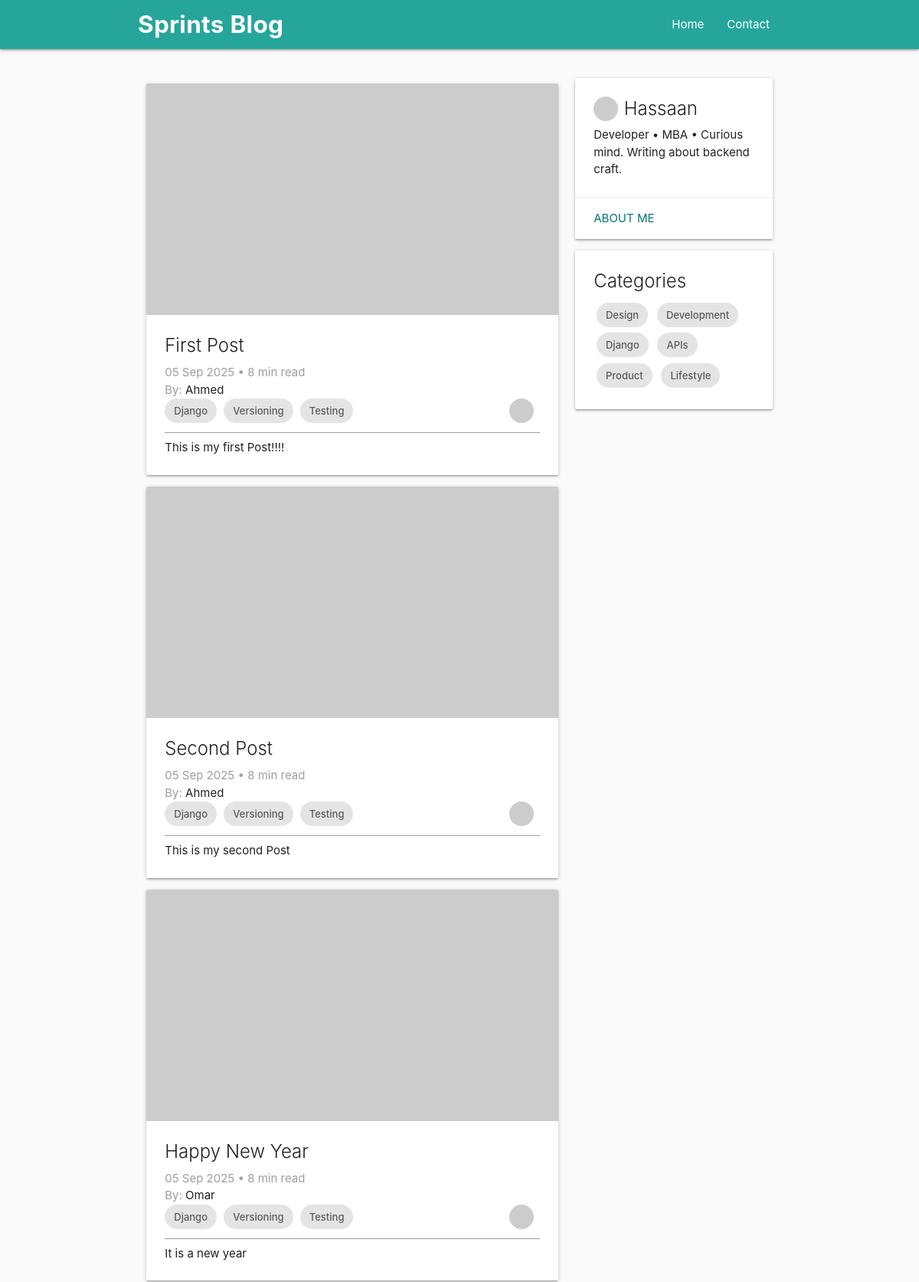
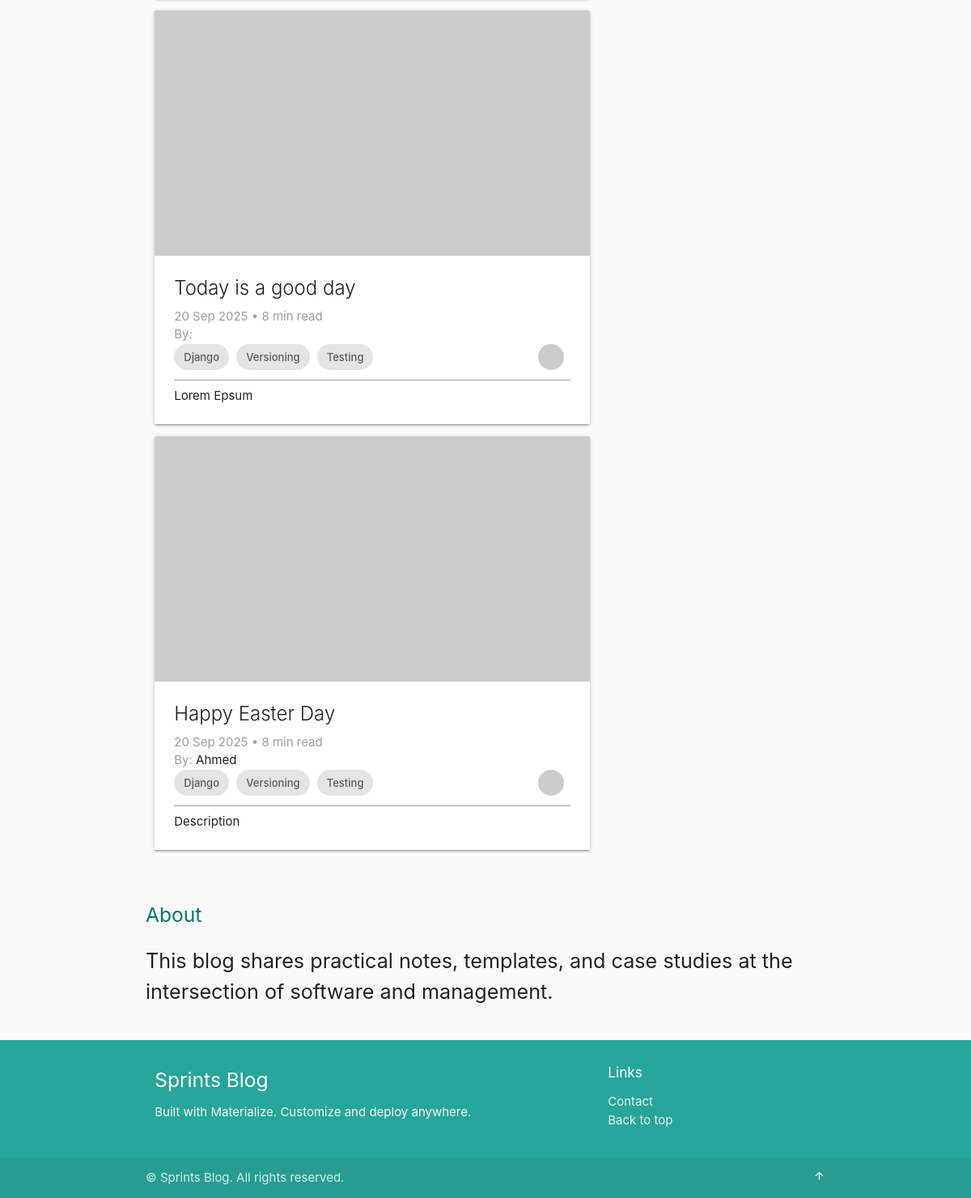
Screenshot of /blog/ with the database file from the repository (2 pictures, top to bottom).
### blog/models.py (models this page shows, shortened)
class Post(models.Model):
    title = models.CharField(max_length=200)
    body = models.TextField()
    created_at = models.DateTimeField(auto_now_add=True)
    updated_at = models.DateTimeField(auto_now=True)
    author = models.ForeignKey("users.User", on_delete=models.CASCADE)
    slug = models.SlugField(default = "", null=False, blank=True, editable=False)

### users/models.py (models this page shows)
class User(AbstractUser):
    first_name = None
    last_name = None
    name = models.CharField(max_length=150)

### blog/views.py (the view)
# urls.py: path("", blog_home, name= 'blog-home'),
def blog_home(request):
    posts = Post.objects.all()
    return render(request, "blog/home.html", context={"posts": posts})

### blog/templates/blog/home.html
{% extends "blog/base.html" %}
{% block body %}
<ul>
    {% for post in posts %}
    <li>
        <a href="{% url 'blog-post' post.slug %}" style="text-decoration: none; color: inherit;">
            <article class="card post-card hoverable">
                <div class="card-image waves-effect waves-block waves-light">
                    <img class="activator" src="https://picsum.photos/960/540?random={{forloop.counter}}" alt="Post cover" />
                </div>
                <div class="card-content">
                    <span class="card-title activator grey-text text-darken-4">{{post.title}}</span>
                    <p class="grey-text">{{post.created_at|date:"d M Y"}} • 8 min read</p>
                    <p><span class="grey-text">By:</span> {{post.author.name}}</p>
                    <img class="avatar right" src="https://i.pravatar.cc/64?img=5" alt="Author" />
                    <div class="chips">
                        <div class="chip">Django</div>
                        <div class="chip">Versioning</div>
                        <div class="chip">Testing</div>
                    </div>
                    <p>{{post.body|truncatechars:50}}</p>
                </div>
            </article>
        </a>
    </li>
    {%endfor%}
</ul>
{% endblock %}

### blog/static/blog/base.css (style rules this page uses)
body { background: #fafafa; }
.post-card .card-title { line-height: 1.1; }
.chip { cursor: pointer; }
.avatar { width: 32px; height: 32px; border-radius: 50%; object-fit: cover; margin-right: .5rem; }
.card .card-image img { aspect-ratio: 16/9; object-fit: cover; }

### rows the page displays
Post: title "First Post", created_at "05 Sep 2025", author.name "Ahmed", body "This is my first Post!!!!"
Post: title "Second Post", created_at "05 Sep 2025", author.name "Ahmed", body "This is my second Post"
Post: title "Happy New Year", created_at "05 Sep 2025", author.name "Omar", body "It is a new year"
Post: title "Today is a good day", created_at "20 Sep 2025", body "Lorem Epsum"
Post: title "Happy Easter Day", created_at "20 Sep 2025", author.name "Ahmed", body "Description"
